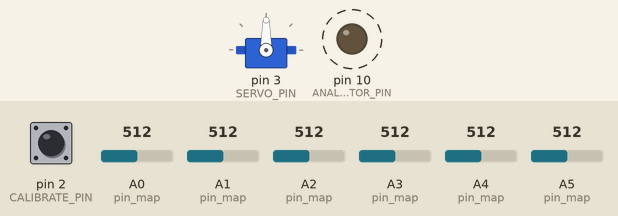
Recording of a sketch running on a simulated Arduino Uno, built with avr-gcc and run on an emulated ATmega328P. Shown: servo, output pins drawn as LEDs (lit = HIGH). Dashed ring = blinking. Inputs (shaded band) come from the test bench; at power-on: pin 2 (CALIBRATE_PIN) HIGH, A0 (pin_map) = 512, A1 (pin_map) = 512, A2 (pin_map) = 512, A3 (pin_map) = 512, A4 (pin_map) = 512, A5 (pin_map) = 512.

Above: at 1.2 s.
1.3 s: pin 2 (CALIBRATE_PIN) driven LOW
At 2.9 s:
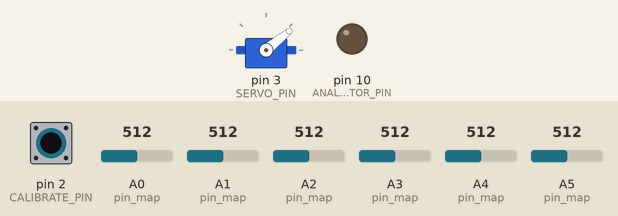
3.2 s: pin 2 (CALIBRATE_PIN) driven HIGH
At 4.4 s:
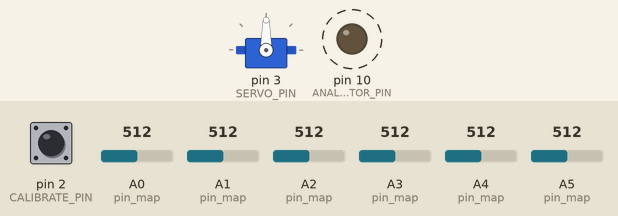
4.7 s: A0 (pin_map) set to 716
7.7 s: pin 2 (CALIBRATE_PIN) pulsed LOW 2 times (0.12 s each, 0.3 s apart)
At 8.5 s:
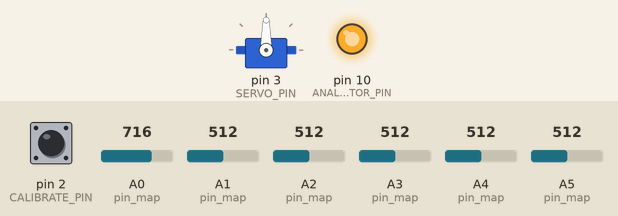
Timing chart, 0 to 12.3 s (numbered marks = the images above; inputs shaded):
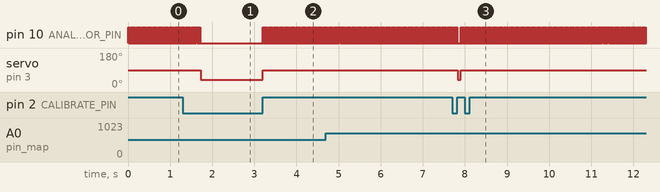

Measured:
- after the input at 1.3 s, pin 10 (ANALOG_TRANSISTOR_PIN): goes on until 1.7 s, then stays LOW; servo on pin 3 (SERVO_PIN): 90° → 39° after 0.43 s
- after the input at 3.2 s, pin 10 (ANALOG_TRANSISTOR_PIN): alternates HIGH for 0.01 s and LOW for 0.01 s, starting at once; servo on pin 3 (SERVO_PIN): 39° → 90° at once
- after the input at 7.7 s, servo on pin 3 (SERVO_PIN): 90° → 39° after 0.13 s, → 90° 0.08 s later
- by itself, pin 10 (ANALOG_TRANSISTOR_PIN): alternates HIGH for 0.01 s and LOW for 0.01 s

The sketch:

line_follow.ino
```cpp
#include <Servo.h>
#include "control.h"

line l;
long adjust = 5;
Servo steer;

int s_cal, state;

analog_sensor sensors[NUM_A_SENSORS];
int pin_map[NUM_A_SENSORS] = {A0, A1, A2, A3, A4, A5}; //Just incase we want to reverse the order, or in the event of a redesign adjacent sensors don't need to map to adjacent analog pins.

void setup() {
  Serial.begin(9600);
  state = -1;
  s_cal = 0;

  for (int i = 0; i < NUM_A_SENSORS; i++)
  {
    sensors[i].init(pin_map[i]);
  }

  l.init(sensors, NUM_A_SENSORS, &adjust);

  l.load();

  steer.attach(SERVO_PIN);

  pinMode(ANALOG_TRANSISTOR_PIN, OUTPUT);
  digitalWrite(ANALOG_TRANSISTOR_PIN, LOW);
}


void loop() {

  if ((millis() % 100) < 5) //Only check every 100ms. Makes loop faster assuming digitalRead() is slower than logical condition
    s_cal = digitalRead(CALIBRATE_PIN);

  switch (state)
  {
    case 0:
      l.follow();
      adjust = constrain(adjust, MAX_ADJ_RIGHT, MAX_ADJ_LEFT);
      steer.write(SERVO_CENTER - adjust);
      state = s_cal;
      break;
    case 1:
      l.clear_calibration();
      steer.write(SERVO_CENTER);
      state = 2;
      break;
    case 2:
      l.calibrate();
      display_line(l);
      if (s_cal == LOW)
        state = 3;
      break;
    case 3:
      l.save();
      state = 0;
      break;
    default:
      state = 0;
  }
}
```

control.h
```cpp
#ifndef CONTROL
    #define CONTROL

    #include "definitions.h"

    //#define DEBUG       // Uncommenting this line prints the binary representation of the line sensor to the console during calibration
    //#define DEBUG_EACH  // Uncommenting this line prints the min and max line sensor values to the console during calibration

    #ifdef DEBUG
        #include "toolbox.h" //debug tools
    #endif

    #define NUM_A_SENSORS 6             // Number of analog sensors, used as array length
    #define CALIBRATE_PIN 2             // Connected to the calibration pin
    #define ANALOG_TRANSISTOR_PIN 10    // Pin connected to the transistor base, used to cut the bar led out of the line follow circuit
    #define SERVO_PIN 3                 // Servo is connected to this pin, it is a PWM pin

    #include <Arduino.h>
    #include <EEPROMex.h> //Make sure you install this via the Arduino IDE, allows writing of things other than bytes

    //GENERAL PID
    class PID
    {
    public:
        float pidd[4]; //err, last error, running integral, adjust
        float w[3];    //holds pid constants

        float circ_i[I_BUFFER_LEN]; // only worry about summing the last 30 terms of remond sum
        int head;         // head for circuilar array

        void set_pid(float p, float i, float d)
        {
            w[0] = p;w[1] = i;w[2] = d;
            pidd[0] = 0; pidd[1] = 0; pidd[2] = 0;
            head = 0;

            memset(circ_i, 0x00, sizeof(float)*I_BUFFER_LEN);
        }

        float slice(float err)
        {
            pidd[1] = pidd[0];                      // set last err pidd[1]
            pidd[0] = err;                          // set current err pidd[0]

            //The integral term only takes into account the last I_BUFFER_LEN readings. It only sums these readings when the car is moving away from the line. When moving towards the line the integral term is set to zero along with the circular buffer.
            if( abs(pidd[0]) > abs(pidd[1]) ){
                pidd[2] -= circ_i[head];                // Subract off the element of circ_i you are about to replace
                circ_i[head] = (pidd[0] + pidd[1])/2;   // Set the element of the cirular array to this "slice" of the integral
                pidd[2] += circ_i[head];                // Add to integral element pidd[2]
                head++;                                 // increments head

                if(head == I_BUFFER_LEN)
                    head = 0; //wrap around

            }else if(circ_i[head] != 0.0){
                //only clear the buffer once, readings of zero pretty much never happen
                pidd[2] = 0;
                memset(circ_i, 0x00, sizeof(float)*I_BUFFER_LEN); // clear buffer
            }


            pidd[3] = pidd[0]*w[0] + pidd[2]*w[1] + (pidd[0] - pidd[1]) * w[2]; // Compute PID output and save it in pidd[3]

            return pidd[3];                                                     // return adjustment
        }
    };

    class analog_sensor
    {
    public:
        int pin, min, max; //analog pin [0, 5], absolute min for this sensor, absolute max for this sensor
        float scale;      // Scale value, used to fit any reading to a value between 0-100 (normalize sensor)
        static int eeprom_head; // The current eeprom position, keeps sensors from overwriting each others calibration
        void init(int arg_pin)
        {
            this->pin = arg_pin;
            this->scale = 1.0;
            this->min = 2000;
            this->max = 0;
        }

        int read_sensor()
        {
            // Nomalize sensor, contrain, and return
            int ret = (int)((analogRead(pin) - min)*scale); //calculate normalized sensor value
            ret = constrain(ret, 0, 100);
            return ret;
        }

        void calibrate_point()
        {
            int cal = analogRead(pin);
            if(cal < min){
                min = cal; // Set new absolute min
            }
            else if(cal > max){
                max = cal;  // Set new absolute max
            }
            scale = 100.0/(max - min);  // Compute scale
        }

        static void reset_head()
        {
            analog_sensor::eeprom_head = EEPROM_OFF;
        }

        void reset_calibration()
        {
            this->scale = 1.0;
            this->min = 1025;
            this->max = 0;
        }

        void save() //save cailbration (min, max) for this sensor
        {
            EEPROM.writeInt(eeprom_head, min);
            eeprom_head += sizeof(int);
            EEPROM.writeInt(eeprom_head, max);
            eeprom_head += sizeof(int);
        }

        void load() //load calibration for this sensor
        {
            min = EEPROM.readInt(eeprom_head);
            eeprom_head += sizeof(int);
            max = EEPROM.readInt(eeprom_head);
            eeprom_head += sizeof(int);

            scale = 100.0/(max - min);
        }
    };

    int analog_sensor::eeprom_head = 0;

    class line
    {
    private:
        analog_sensor * sensors;    // Array of sensors to compute line position from
        PID pidlf;
        int nsensors, last_line;    // number of sensors, last_line is the last place the sensor saw the line, either 0 (left) or 1 (right)
        long * adjust;              // pointer to variable to be adjusted by pid
        long w, wsum, pos;          //weights, weighted sum, position on line
        char linechar;              //character representation of line
        char flag;                  //a flag
    public:
        void init(analog_sensor * a_sensors, int len, long * adj)
        {
            pidlf.set_pid(P, I, D); //set pid values, TODO: this should be somewhere else
            adjust = adj;
            sensors = a_sensors;
            nsensors = len;
            this->read_line();
            flag = 0;
            last_line = 1;
        }

        void clear_calibration() //everytime the car enters calibrate mode the previous calibration is erased
        {
            for (int i = 0; i < nsensors; ++i)
            {
                sensors[i].reset_calibration();
            }
        }

        void calibrate()
        {
            for (int i = 0; i < nsensors; ++i)
            {
                //reads the sensor once and incoperates that into the calibration
                sensors[i].calibrate_point();
            }

            #ifdef DEBUG_EACH //prints out usefull stuff if DEBUG_EACH is defined
                Serial.print("min: ");
                for (int i = 0; i < 6; ++i)
                {
                    Serial.print(sensors[i].min);
                    Serial.print(", ");
                }
                Serial.print("|||");
                Serial.print(" max: ");
                for (int i = 0; i < 6; ++i)
                {
                    Serial.print(sensors[i].max);
                    Serial.print(", ");
                }
                Serial.println();
            #endif
        }

        long read_line()
        {
            w = 0; wsum = 0;
            linechar = 0x00;

            long sens = 0;

            char bin = 0; // binary represntion of sensor, > 50 is 1 <= 50 = 0;


            for (int i = 0; i < nsensors; ++i)
            {
                sens = (long)sensors[i].read_sensor();

                w += sens;
                wsum += sens * i * 100;

                bin = sens > 50;

                /* linechar:                    0    0    0    0    0    0    0    0
                *  (bin << (nsensors - 1 - 1)): 0    0   bin   0    0    0    0    0
                *  (bin << (nsensors - 1 - 2)): 0    0    0   bin   0    0    0    0
                *  (bin << (nsensors - 1 - 3)): 0    0    0    0   bin   0    0    0
                * ...
                * final output:                 0    0   b0   b1   b2    b3   b4   b5
                */

                if(bin)
                {
                    last_line = i;
                }

                linechar |= ( (bin) << (nsensors - 1 - i)); // Character represnation of line, written drectly to PORTC when displaying line on bar led
            }


            if(linechar == 0x00){ // Are we off the line?
                pos = (last_line >= 4)*500; // if we went off to the right set the position to 500 if we went off to the left set position to zero
                // this will result in maximum error and maxiumum adjustment back towards the line
            }
            else{
                pos = wsum/w; // we are still on the line, compute position normally. This weighted average method is used in pololu's library as well
            }

            return pos;
        }

        char get_linechar()
        {
            //return character represntation of the line
            this->read_line();
            return linechar;
        }

        void follow()
        {
            //
            this->read_line();
            *adjust = (long)(pidlf.slice(250.0-(float)pos)); //set the adjustment pointer to the output of the PID, 250 is the center position.
        }

        void load() //load in calibration from eeprom for all sensors
        {
            analog_sensor::reset_head();
            for (int i = 0; i < nsensors; ++i)
            {
                sensors[i].load();
            }
        }

        void save() //save the calibration to eeprom for all sensors
        {
            analog_sensor::reset_head();
            for (int i = 0; i < nsensors; ++i)
            {
                sensors[i].save();
            }
        }
    };

    void display_line(line &l) //display the line on bar led, this is chip specific
    {
        char disp = l.get_linechar();

        #ifdef DEBUG
            print_char_bitwise(disp);
            Serial.println();
        #endif

        DDRC |= 0x3F; //DDR for analog input pins, set to output
        PORTC |= (disp & 0x3F); // set 1's
        PORTC &= (disp | 0xC0); // set 0's

        PORTB |= 0x04; // set transistor pin (10) high
        delay(10);     // duty cycle adjust
        PORTB &= 0xFB; // set transistor pin (10) low
        DDRC &= 0xC0;  // set analog pin to input
        delay(10);     // wait for line follow
    }

#endif
```

definitions.h
```cpp
/*
 * The purpose of this file is to allow a user to adjust various aspects of the control system without any programming knowlege and without the risk of introducing errors.
 */

// This is the position the servo will assume when the PID adjust is zero, the car should drive straight at this position
#define SERVO_CENTER 90 //BOUNDS: [0, 180]

 //Limits the max deflection angle that can be set by the PID
#define MAX_ADJ_LEFT 51 //BOUNDS: [0, 90]
#define MAX_ADJ_RIGHT -32 //BOUNDS: [0, 90]

// PID control contants, be very careful adjusting these
// For a simplified explanation of pid read the pid_basiscs.pdf file in the pid_info folder
// More advanced: https://en.wikipedia.org/wiki/PID_controller
// Tuning instructions: how_to_tune.pdf in pid_info folder
// NOTE: We have found that since this system is controlled by a servo which has a specific response delay that adding a derivative term does not improve the pid at all.
// Adding an integral term however does seem to improve the loop.
#define P 0.23
#define I 0.03
#define D 0.0


//offset for EEPROM, can be used if the first 12 bytes are written too many times. This will result in the board being incapable of holding onto a calibration after a reset or power-down.
#define EEPROM_OFF 0 * 12

 //Integral buffer length: The integral term of the PID is only the summation of the last I_BUFFER_LEN terms. The number was choosen arbitrarly. Just remember, a bigger number results in more memory used and increased loop time.
 #define I_BUFFER_LEN 30
```
